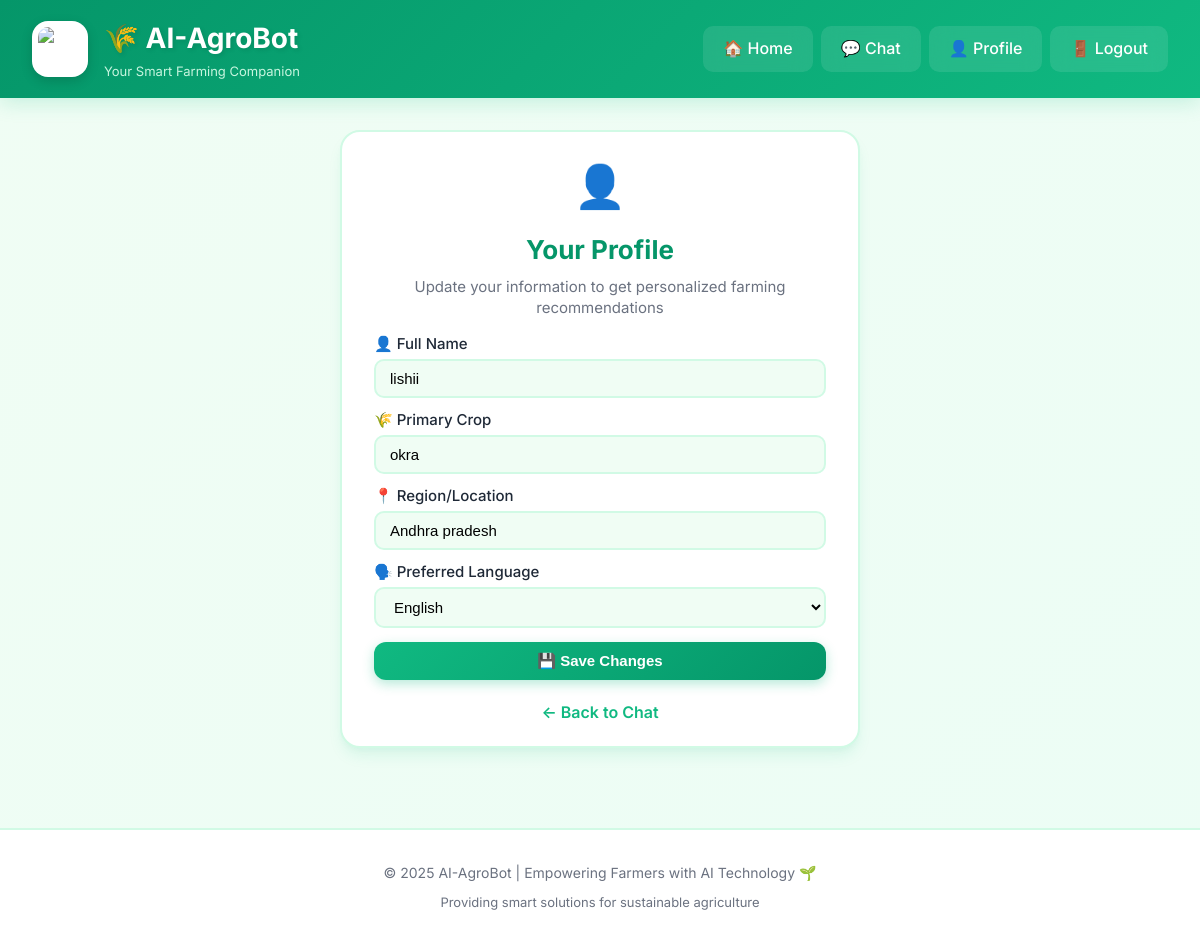
Screenshot of /profile (signed in) with the database file from the repository.
### database.py (models this page shows)
class User(UserMixin, db.Model):
    __tablename__ = "users"
    id = db.Column(db.Integer, primary_key=True)
    email = db.Column(db.String(200), unique=True, nullable=False)
    password = db.Column(db.String(200), nullable=False)
    name = db.Column(db.String(100))
    role = db.Column(db.String(20), default="farmer")
    primary_crop = db.Column(db.String(100))
    region = db.Column(db.String(100))
    preferred_language = db.Column(db.String(20), default="en")

### app.py (the view, shortened to what this page needs)
@app.route("/profile", methods=["GET","POST"])
@login_required
def profile():
    return render_template("profile.html")

### app.py (called while the page is built)
@login_manager.user_loader
def load_user(user_id):
    return db.session.get(User, int(user_id))

### templates/profile.html (shortened to what this page needs)
{% extends "base.html" %}
{% block content %}
<div class="auth-card">
  <div style="text-align: center; margin-bottom: 24px;">
    <span style="font-size: 64px;">👤</span>
  </div>
  <h2>Your Profile</h2>
  <p style="text-align: center; color: var(--text-light); margin-bottom: 28px;">
    Update your information to get personalized farming recommendations
  </p>
  <form method="post">
    <label>
      👤 Full Name
      <input name="name" value="{{ current_user.name or '' }}" placeholder="Enter your full name">
    </label>
    <label>
      🌾 Primary Crop
      <input name="primary_crop" value="{{ current_user.primary_crop or '' }}" placeholder="e.g., Rice, Wheat, Cotton">
    </label>
    <label>
      📍 Region/Location
      <input name="region" value="{{ current_user.region or '' }}" placeholder="e.g., Punjab, Maharashtra">
    </label>
    <label>
      🗣️ Preferred Language
      <select name="preferred_language">
        <option value="en" {% if current_user.preferred_language=='en' %}selected{% endif %}>English</option>
      </select>
    </label>
    <div class="actions">
      <button class="btn" type="submit" style="flex: 1;">💾 Save Changes</button>
    </div>
    <div style="text-align: center; margin-top: 20px;">
      <a href="{{ url_for('home') }}" style="color: var(--primary); text-decoration: none; font-weight: 600;">← Back to Chat</a>
    </div>
  </form>
</div>
{% endblock %}

### static/style.css (style rules this page uses)
:root { --primary: #10b981; --primary-dark: #059669; --primary-light: #d1fae5; --secondary: #84cc16; --accent: #fbbf24; --muted: #6b7280; --bg: #f0fdf4; --bg-secondary: #ecfdf5; --card: #ffffff; --text: #1f2937; --text-light: #6b7280; --border: #d1fae5; --shadow: 0 4px 6px -1px rgba(16, 185, 129, 0.1), 0 2px 4px -1px rgba(16, 185, 129, 0.06); --shadow-lg: 0 10px 15px -3px rgba(16, 185, 129, 0.1), 0 4px 6px -2px rgba(16, 185, 129, 0.05); }
* { box-sizing: border-box; margin: 0; padding: 0; }
body { font-family: 'Inter', -apple-system, BlinkMacSystemFont, 'Segoe UI', Roboto, 'Helvetica Neue', Arial, sans-serif; background: linear-gradient(135deg, #f0fdf4 0%, #ecfdf5 100%); color: var(--text); line-height: 1.6; min-height: 100vh; }
.btn, button { background: linear-gradient(135deg, var(--primary) 0%, var(--primary-dark) 100%); color: white; border: none; padding: 12px 24px; border-radius: 12px; cursor: pointer; font-weight: 600; font-size: 15px; transition: all 0.3s ease; box-shadow: 0 4px 12px rgba(16, 185, 129, 0.3); }
.auth-card { max-width: 520px; margin: 16px auto; background: var(--card); padding: 20px 32px; border-radius: 20px; box-shadow: var(--shadow-lg); border: 2px solid var(--border); }
.auth-card > div:first-child { margin-bottom: 10px !important; }
.auth-card > div:first-child span { font-size: 42px !important; }
.auth-card h2 { margin-top: 0; margin-bottom: 6px; color: var(--primary-dark); font-size: 26px; font-weight: 700; text-align: center; }
.auth-card > p { text-align: center; color: var(--text-light); margin-bottom: 14px !important; font-size: 15px; line-height: 1.4; }
.auth-card label { display: block; margin-bottom: 10px; color: var(--text); font-size: 15px; font-weight: 500; }
.auth-card input, .auth-card select, .auth-card textarea { width: 100%; padding: 9px 14px; border-radius: 10px; border: 2px solid var(--border); margin-top: 3px; font-size: 15px; transition: all 0.3s ease; background: var(--bg); }
.actions { display: flex; align-items: center; gap: 12px; margin-top: 14px; justify-content: space-between; }
.auth-card .actions button { padding: 10px 20px; font-size: 15px; }

### rows the page displays
User: name "lishii", primary_crop "okra", region "Andhra pradesh", preferred_language "English"
